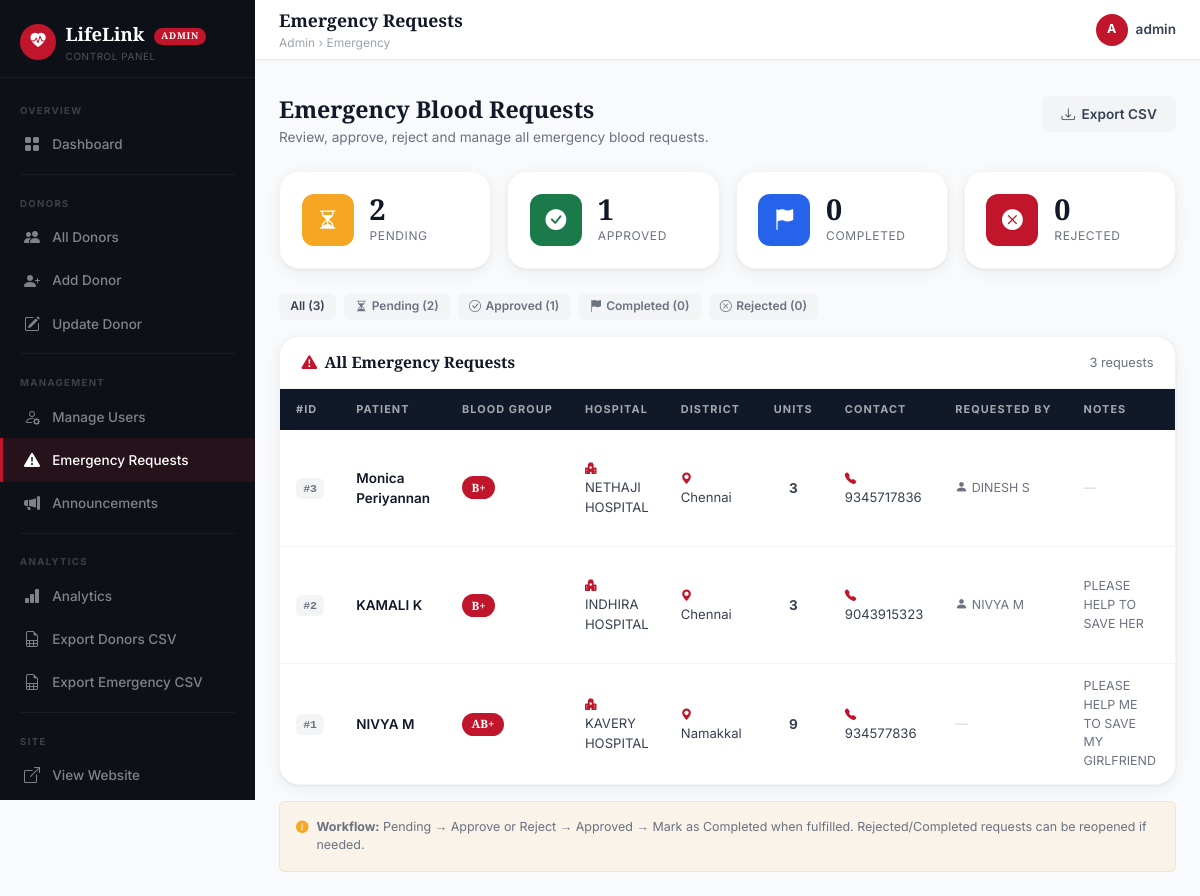
The page /admin/emergency (signed in) on the database its author committed.
### tables this page shows
CREATE TABLE emergency_requests (
            id            INTEGER PRIMARY KEY AUTOINCREMENT,
            user_id       INTEGER,
            patient_name  TEXT    NOT NULL,
            blood_group   TEXT    NOT NULL,
            hospital      TEXT    NOT NULL,
            district      TEXT    NOT NULL,
            contact_phone TEXT    NOT NULL,
            units_needed  INTEGER DEFAULT 1,
            status        TEXT    DEFAULT 'pending',
            admin_notes   TEXT,
            notes         TEXT,
            created_at    TEXT    DEFAULT (datetime('now')),
            updated_at    TEXT    DEFAULT (datetime('now')),
            FOREIGN KEY (user_id) REFERENCES users(id)
        );

CREATE TABLE users (
            id            INTEGER PRIMARY KEY AUTOINCREMENT,
            username      TEXT    NOT NULL UNIQUE,
            email         TEXT    NOT NULL UNIQUE,
            password_hash TEXT    NOT NULL,
            full_name     TEXT,
            phone         TEXT,
            blood_group   TEXT,
            city          TEXT,
            role          TEXT    NOT NULL DEFAULT 'user',
            is_blocked    INTEGER DEFAULT 0,
            profile_complete INTEGER DEFAULT 0,
            created_at    TEXT    DEFAULT (datetime('now'))
        );

### app.py (the view)
@app.route('/admin/emergency')
@admin_required
def admin_emergency():
    status_filter = request.args.get('status','').strip()
    all_reqs = get_all_emergency_requests()
    if status_filter:
        all_reqs = [r for r in all_reqs if r['status'] == status_filter]
    return render_template('admin/emergency.html',
        requests=all_reqs,
        status_filter=status_filter,
        pending=get_emergency_count_by_status('pending'),
        approved=get_emergency_count_by_status('approved'),
        completed=get_emergency_count_by_status('completed'),
        rejected=get_emergency_count_by_status('rejected'))

### app.py (called while the page is built)
def admin_required(f):
    @wraps(f)
    def decorated(*args, **kwargs):
        if 'user_id' not in session:
            flash("Admin login required.", "danger")
            return redirect(url_for('admin_login'))
        if session.get('role') != 'admin':
            flash("⚠️ Access Denied! This page is for Admins only.", "danger")
            return redirect(url_for('home'))
        return f(*args, **kwargs)
    return decorated

### database.py (called while the page is built)
def get_db_connection():
    conn = sqlite3.connect(Config.DATABASE)
    conn.row_factory = sqlite3.Row
    return conn

def get_all_emergency_requests():
    conn = get_db_connection()
    c = conn.cursor()
    c.execute('''
        SELECT e.*, u.username, u.email as user_email
        FROM emergency_requests e
        LEFT JOIN users u ON e.user_id = u.id
        ORDER BY e.created_at DESC
    ''')
    rows = c.fetchall()
    conn.close()
    return rows

def get_emergency_count_by_status(status):
    conn = get_db_connection()
    c = conn.cursor()
    c.execute("SELECT COUNT(*) as cnt FROM emergency_requests WHERE status=?", (status,))
    n = c.fetchone()['cnt']
    conn.close()
    return n

### templates/admin/emergency.html (shortened to what this page needs)
{% extends "admin/base_admin.html" %}
{% block page_title %}Emergency Requests{% endblock %}
{% block breadcrumb %}Emergency{% endblock %}
{% block content %}
<div class="a-page-header">
  <div>
    <h2>Emergency Blood Requests</h2>
    <p>Review, approve, reject and manage all emergency blood requests.</p>
  </div>
  <a href="{{ url_for('admin_export_emergency') }}" class="btn-admin-secondary">
    <i class="bi bi-download"></i> Export CSV
  </a>
</div>
<div class="row g-3 mb-4">
  <div class="col-6 col-md-3">
    <div class="a-stat-card">
      <div class="a-stat-icon gold"><i class="bi bi-hourglass-split"></i></div>
      <div>
        <div class="a-stat-value">{{ pending }}</div>
        <div class="a-stat-label">Pending</div>
      </div>
    </div>
  </div>
  <div class="col-6 col-md-3">
    <div class="a-stat-card">
      <div class="a-stat-icon green"><i class="bi bi-check-circle-fill"></i></div>
      <div>
        <div class="a-stat-value">{{ approved }}</div>
        <div class="a-stat-label">Approved</div>
      </div>
    </div>
  </div>
  <div class="col-6 col-md-3">
    <div class="a-stat-card">
      <div class="a-stat-icon blue"><i class="bi bi-flag-fill"></i></div>
      <div>
        <div class="a-stat-value">{{ completed }}</div>
        <div class="a-stat-label">Completed</div>
      </div>
    </div>
  </div>
  <div class="col-6 col-md-3">
    <div class="a-stat-card">
      <div class="a-stat-icon red"><i class="bi bi-x-circle-fill"></i></div>
      <div>
        <div class="a-stat-value">{{ rejected }}</div>
        <div class="a-stat-label">Rejected</div>
      </div>
    </div>
  </div>
</div>
<div class="d-flex gap-2 mb-3 flex-wrap">
  <a href="{{ url_for('admin_emergency') }}"
     class="btn-a {{ 'btn-a-view' if not status_filter else 'btn-a-close' }}">
    All ({{ pending + approved + completed + rejected }})
  </a>
  <a href="{{ url_for('admin_emergency') }}?status=pending"
     class="btn-a {{ 'btn-a-block' if status_filter == 'pending' else 'btn-a-close' }}">
    <i class="bi bi-hourglass-split"></i> Pending ({{ pending }})
  </a>
  <a href="{{ url_for('admin_emergency') }}?status=approved"
     class="btn-a {{ 'btn-a-approve' if status_filter == 'approved' else 'btn-a-close' }}">
    <i class="bi bi-check-circle"></i> Approved ({{ approved }})
  </a>
  <a href="{{ url_for('admin_emergency') }}?status=completed"
     class="btn-a {{ 'btn-a-complete' if status_filter == 'completed' else 'btn-a-close' }}">
    <i class="bi bi-flag-fill"></i> Completed ({{ completed }})
  </a>
  <a href="{{ url_for('admin_emergency') }}?status=rejected"
     class="btn-a {{ 'btn-a-del' if status_filter == 'rejected' else 'btn-a-close' }}">
    <i class="bi bi-x-circle"></i> Rejected ({{ rejected }})
  </a>
</div>
<div class="a-card">
  <div class="a-card-header">
    <h5>
      <i class="bi bi-exclamation-triangle-fill"></i>
      {% if status_filter %}
        {{ status_filter|title }} Requests
      {% else %}
        All Emergency Requests
      {% endif %}
    </h5>
    <span style="font-size:0.8rem; color:var(--gray-500);">
      {{ requests|length }} request{{ 's' if requests|length != 1 else '' }}
    </span>
  </div>
  {% if requests %}
  <div style="overflow-x:auto;">
    <table class="a-table">
      <thead>
        <tr>
          <th>#ID</th>
          <th>Patient</th>
          <th>Blood Group</th>
          <th>Hospital</th>
          <th>District</th>
          <th>Units</th>
          <th>Contact</th>
          <th>Requested By</th>
          <th>Notes</th>
          <th>Status</th>
        </tr>
      </thead>
      <tbody>
        {% for r in requests %}
        <tr>
          <td><span class="b-id">#{{ r.id }}</span></td>
          <td style="font-weight:600; color:var(--gray-900);">
            {{ r.patient_name }}
          </td>
          <td><span class="b-blood">{{ r.blood_group }}</span></td>
          <td style="font-size:0.82rem;">
            <i class="bi bi-hospital-fill me-1" style="color:var(--red); font-size:0.72rem;"></i>
            {{ r.hospital }}
          </td>
          <td style="font-size:0.82rem;">
            <i class="bi bi-geo-alt-fill me-1" style="color:var(--red); font-size:0.72rem;"></i>
            {{ r.district }}
          </td>
          <td style="text-align:center; font-weight:700;">
            {{ r.units_needed }}
          </td>
          <td style="font-size:0.82rem;">
            <i class="bi bi-telephone-fill me-1" style="color:var(--red); font-size:0.72rem;"></i>
            {{ r.contact_phone }}
          </td>
          <td style="font-size:0.78rem; color:var(--gray-500);">
            {% if r.username %}
              <i class="bi bi-person-fill me-1"></i>{{ r.username }}
            {% else %}
              <span style="color:var(--gray-300);">—</span>
            {% endif %}
          </td>
          <td style="font-size:0.78rem; color:var(--gray-500); max-width:120px;">
            {% if r.notes %}
              <span title="{{ r.notes }}">
                {{ r.notes[:40] }}{% if r.notes|length > 40 %}...{% endif %}
              </span>
            {% else %}
              <span style="color:var(--gray-300);">—</span>
            {% endif %}
          </td>
          <td>
          </td>
        </tr>
        {% endfor %}
      </tbody>
    </table>
  </div>
  {% endif %}
</div>
<div class="mt-3 p-3 rounded"
  style="background:rgba(245,166,35,0.08); border:1px solid rgba(245,166,35,0.2);">
  <small class="d-flex align-items-start gap-2" style="color:var(--gray-500); font-size:0.78rem;">
    <i class="bi bi-info-circle-fill" style="color:var(--gold); flex-shrink:0; margin-top:1px;"></i>
    <span>
      <strong>Workflow:</strong>
      Pending → Approve or Reject →
      Approved → Mark as Completed when fulfilled.
      Rejected/Completed requests can be reopened if needed.
    </span>
  </small>
</div>
{% endblock %}

### templates/admin/base_admin.html (style rules this page uses)
:root { --red: #C0152A; --red-mid: #E63946; --red-light: #FFE8EA; --gold: #F5A623; --green: #1A7A4A; --sidebar-w: 255px; --topbar-h: 60px; --white: #FFFFFF; --gray-50: #F9FAFB; --gray-100: #F3F4F6; --gray-200: #E5E7EB; --gray-300: #D1D5DB; --gray-400: #9CA3AF; --gray-500: #6B7280; --gray-700: #374151; --gray-900: #111827; --sidebar-bg: #0D1117; --font-d: 'Playfair Display', Georgia, serif; --font-b: 'Inter', system-ui, sans-serif; --r-sm: 0.375rem; --r-md: 0.75rem; --r-lg: 1.25rem; --r-pill: 50rem; --shadow: 0 1px 3px rgba(0,0,0,0.06), 0 4px 16px rgba(0,0,0,0.06); --t: 0.2s ease; }
*, *::before, *::after { box-sizing: border-box; margin: 0; padding: 0; }
html { font-size: 16px; }
body { font-family: var(--font-b); background: var(--gray-50); color: var(--gray-900); -webkit-font-smoothing: antialiased; }
a { text-decoration: none; color: inherit; }
.a-page-header { margin-bottom: 1.5rem; display: flex; align-items: flex-start; justify-content: space-between; flex-wrap: wrap; gap: 0.75rem; }
.a-page-header h2 { font-family: var(--font-d); font-weight: 700; font-size: 1.45rem; color: var(--gray-900); margin-bottom: 0.2rem; }
.a-page-header p { font-size: 0.85rem; color: var(--gray-500); margin: 0; }
.a-stat-card { background: var(--white); border-radius: var(--r-lg); box-shadow: var(--shadow); padding: 1.35rem; display: flex; align-items: center; gap: 1rem; border: 1px solid var(--gray-100); transition: transform var(--t), box-shadow var(--t); height: 100%; }
.a-stat-icon { width: 52px; height: 52px; border-radius: var(--r-md); display: flex; align-items: center; justify-content: center; font-size: 1.3rem; color: #fff; flex-shrink: 0; }
.a-stat-icon.red { background: var(--red); }
.a-stat-icon.green { background: var(--green); }
.a-stat-icon.gold { background: var(--gold); }
.a-stat-icon.blue { background: #2563EB; }
.a-stat-value { font-family: var(--font-d); font-size: 1.8rem; font-weight: 700; color: var(--gray-900); line-height: 1; }
.a-stat-label { font-size: 0.75rem; color: var(--gray-500); text-transform: uppercase; letter-spacing: 0.05em; margin-top: 0.2rem; }
.a-card { background: var(--white); border-radius: var(--r-lg); box-shadow: var(--shadow); border: 1px solid var(--gray-100); overflow: hidden; }
.a-card-header { padding: 1rem 1.35rem; border-bottom: 1px solid var(--gray-100); display: flex; align-items: center; justify-content: space-between; gap: 1rem; flex-wrap: wrap; }
.a-card-header h5 { font-family: var(--font-d); font-weight: 700; font-size: 0.98rem; color: var(--gray-900); margin: 0; display: flex; align-items: center; gap: 0.45rem; }
.a-card-header h5 i { color: var(--red); }
.a-table { width: 100%; border-collapse: collapse; }
.a-table thead { background: var(--gray-900); }
.a-table thead th { padding: 0.75rem 1rem; font-size: 0.68rem; font-weight: 700; letter-spacing: 0.1em; text-transform: uppercase; color: rgba(255,255,255,0.62); white-space: nowrap; border: none; }
.a-table tbody tr { border-bottom: 1px solid var(--gray-100); transition: background var(--t); }
.a-table tbody tr:last-child { border-bottom: none; }
.a-table tbody td { padding: 0.8rem 1rem; font-size: 0.845rem; color: var(--gray-700); vertical-align: middle; }
.b-blood { display: inline-block; background: var(--red); color: #fff; font-family: var(--font-d); font-weight: 700; font-size: 0.72rem; border-radius: var(--r-pill); padding: 0.18rem 0.6rem; }
.b-id { background: var(--gray-100); color: var(--gray-500); font-size: 0.72rem; font-weight: 700; border-radius: var(--r-sm); padding: 0.12rem 0.45rem; font-family: monospace; display: inline-block; }
.btn-a { display: inline-flex; align-items: center; gap: 0.28rem; font-size: 0.75rem; font-weight: 600; padding: 0.3rem 0.7rem; border-radius: var(--r-sm); border: none; cursor: pointer; transition: all var(--t); text-decoration: none; font-family: var(--font-b); white-space: nowrap; }
.btn-a-view { background:var(--gray-100); color:var(--gray-700); }
.btn-a-close { background:var(--gray-100); color:var(--gray-500); }
.btn-admin-secondary { background: var(--gray-100); color: var(--gray-700); border: none; border-radius: var(--r-sm); padding: 0.5rem 1.2rem; font-weight: 600; font-size: 0.85rem; display: inline-flex; align-items: center; gap: 0.4rem; transition: background var(--t); text-decoration: none; cursor: pointer; font-family: var(--font-b); }

### rows shown on the page
emergency_requests: id "3", patient_name "Monica Periyannan", blood_group "B+", hospital "NETHAJI HOSPITAL", district "Chennai", units_needed "3", contact_phone "9345717836", username "DINESH S"
emergency_requests: id "2", patient_name "KAMALI K", blood_group "B+", hospital "INDHIRA HOSPITAL", district "Chennai", units_needed "3", contact_phone "9043915323", username "NIVYA M", notes "PLEASE HELP TO SAVE HER"
emergency_requests: id "1", patient_name "NIVYA M", blood_group "AB+", hospital "KAVERY HOSPITAL", district "Namakkal", units_needed "9", contact_phone "934577836", notes "PLEASE HELP ME TO SAVE MY GIRLFRIEND"

### other values the page prints
{{ session.username[0]|upper }} "A"
{{ session.username }} "admin"
{{ pending }} "2"
{{ approved }} "1"
{{ completed }} "0"
{{ rejected }} "0"
{{ pending + approved + completed + rejected }} "3"
{{ requests|length }} "3"
{{ 's' if requests|length != 1 else '' }} "s"
